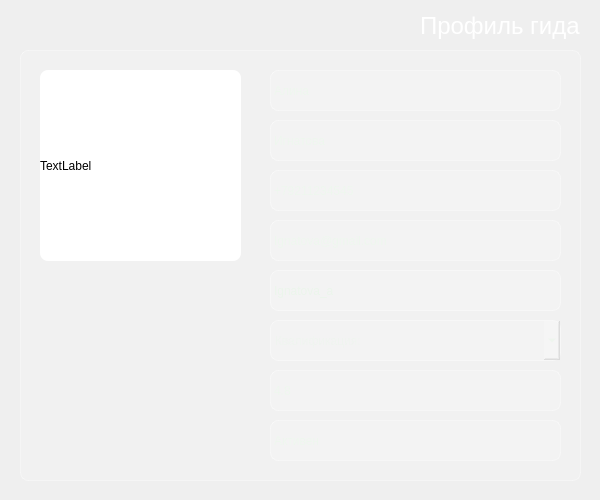
<?xml version="1.0" encoding="UTF-8"?>
<ui version="4.0">
 <class>Dialog</class>
 <widget class="QDialog" name="Dialog">
  <property name="geometry">
   <rect>
    <x>0</x>
    <y>0</y>
    <width>600</width>
    <height>500</height>
   </rect>
  </property>
  <property name="windowTitle">
   <string>Dialog</string>
  </property>
  <property name="styleSheet">
   <string notr="true">background-color: qlineargradient(spread:pad, x1:1, y1:1, x2:0, y2:0,
    stop:0 rgba(20, 65, 30, 255),
    stop:0.427447 rgba(35, 95, 55, 235),
    stop:1 rgba(110, 160, 90, 255));</string>
  </property>
  <widget class="QLabel" name="label_5">
   <property name="geometry">
    <rect>
     <x>270</x>
     <y>220</y>
     <width>291</width>
     <height>41</height>
    </rect>
   </property>
   <property name="styleSheet">
    <string notr="true">background-color: rgba(255, 255, 255, 0.15);
color: rgb(235, 245, 235);
border: 1px solid rgba(255, 255, 255, 0.35);
border-radius: 8px</string>
   </property>
   <property name="text">
    <string>Ignatova@gmail.com</string>
   </property>
  </widget>
  <widget class="QLabel" name="label_2">
   <property name="geometry">
    <rect>
     <x>270</x>
     <y>70</y>
     <width>291</width>
     <height>41</height>
    </rect>
   </property>
   <property name="styleSheet">
    <string notr="true">background-color: rgba(255, 255, 255, 0.15);
color: rgb(235, 245, 235);
border: 1px solid rgba(255, 255, 255, 0.35);
border-radius: 8px</string>
   </property>
   <property name="text">
    <string>Алина</string>
   </property>
  </widget>
  <widget class="QLabel" name="label_4">
   <property name="geometry">
    <rect>
     <x>270</x>
     <y>170</y>
     <width>291</width>
     <height>41</height>
    </rect>
   </property>
   <property name="styleSheet">
    <string notr="true">background-color: rgba(255, 255, 255, 0.15);
color: rgb(235, 245, 235);
border: 1px solid rgba(255, 255, 255, 0.35);
border-radius: 8px</string>
   </property>
   <property name="text">
    <string>+79211234545</string>
   </property>
  </widget>
  <widget class="QLabel" name="label_8">
   <property name="geometry">
    <rect>
     <x>270</x>
     <y>420</y>
     <width>291</width>
     <height>41</height>
    </rect>
   </property>
   <property name="styleSheet">
    <string notr="true">background-color: rgba(255, 255, 255, 0.15);
color: rgb(235, 245, 235);
border: 1px solid rgba(255, 255, 255, 0.35);
border-radius: 8px</string>
   </property>
   <property name="text">
    <string>Активен</string>
   </property>
  </widget>
  <widget class="QLabel" name="label_7">
   <property name="geometry">
    <rect>
     <x>270</x>
     <y>370</y>
     <width>291</width>
     <height>41</height>
    </rect>
   </property>
   <property name="styleSheet">
    <string notr="true">background-color: rgba(255, 255, 255, 0.15);
color: rgb(235, 245, 235);
border: 1px solid rgba(255, 255, 255, 0.35);
border-radius: 8px</string>
   </property>
   <property name="text">
    <string>4.8</string>
   </property>
  </widget>
  <widget class="QLabel" name="label_3">
   <property name="geometry">
    <rect>
     <x>270</x>
     <y>120</y>
     <width>291</width>
     <height>41</height>
    </rect>
   </property>
   <property name="styleSheet">
    <string notr="true">background-color: rgba(255, 255, 255, 0.15);
color: rgb(235, 245, 235);
border: 1px solid rgba(255, 255, 255, 0.35);
border-radius: 8px</string>
   </property>
   <property name="text">
    <string>Игнатова</string>
   </property>
  </widget>
  <widget class="QFrame" name="frame">
   <property name="geometry">
    <rect>
     <x>20</x>
     <y>50</y>
     <width>561</width>
     <height>431</height>
    </rect>
   </property>
   <property name="styleSheet">
    <string notr="true">background-color: rgba(255, 255, 255, 0.15);
color: rgb(235, 245, 235);
border: 1px solid rgba(255, 255, 255, 0.35);
border-radius: 8px</string>
   </property>
   <property name="frameShape">
    <enum>QFrame::Shape::StyledPanel</enum>
   </property>
   <property name="frameShadow">
    <enum>QFrame::Shadow::Raised</enum>
   </property>
  </widget>
  <widget class="QLabel" name="label_Guide">
   <property name="geometry">
    <rect>
     <x>420</x>
     <y>10</y>
     <width>161</width>
     <height>31</height>
    </rect>
   </property>
   <property name="styleSheet">
    <string notr="true">background-color: none;
font-size: 24px;
border: none;
color: white;</string>
   </property>
   <property name="text">
    <string>Профиль гида</string>
   </property>
  </widget>
  <widget class="QComboBox" name="comboBox">
   <property name="geometry">
    <rect>
     <x>270</x>
     <y>320</y>
     <width>291</width>
     <height>41</height>
    </rect>
   </property>
   <property name="styleSheet">
    <string notr="true">background-color: rgba(255, 255, 255, 0.15);
color: rgb(235, 245, 235);
border: 1px solid rgba(255, 255, 255, 0.35);
border-radius: 8px</string>
   </property>
   <property name="placeholderText">
    <string>Квалификация:</string>
   </property>
  </widget>
  <widget class="QLabel" name="label">
   <property name="geometry">
    <rect>
     <x>40</x>
     <y>70</y>
     <width>201</width>
     <height>191</height>
    </rect>
   </property>
   <property name="styleSheet">
    <string notr="true">background-color: white;
border-radius: 8px;</string>
   </property>
   <property name="text">
    <string>TextLabel</string>
   </property>
  </widget>
  <widget class="QLabel" name="label_6">
   <property name="geometry">
    <rect>
     <x>270</x>
     <y>270</y>
     <width>291</width>
     <height>41</height>
    </rect>
   </property>
   <property name="styleSheet">
    <string notr="true">background-color: rgba(255, 255, 255, 0.15);
color: rgb(235, 245, 235);
border: 1px solid rgba(255, 255, 255, 0.35);
border-radius: 8px</string>
   </property>
   <property name="text">
    <string>Ignatova_a</string>
   </property>
  </widget>
 </widget>
 <resources/>
 <connections/>
</ui>
